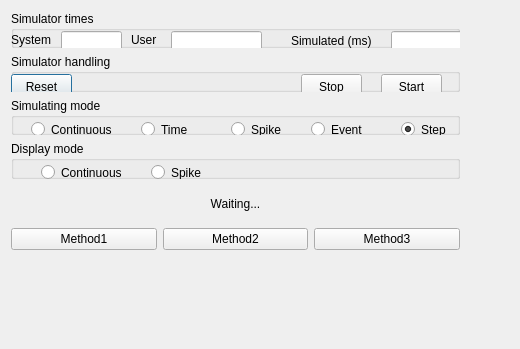
<?xml version="1.0" encoding="UTF-8"?>
<ui version="4.0">
 <class>SimulatorControlWindow</class>
 <widget class="QDialog" name="SimulatorControlWindow">
  <property name="geometry">
   <rect>
    <x>0</x>
    <y>0</y>
    <width>520</width>
    <height>349</height>
   </rect>
  </property>
  <property name="windowTitle">
   <string>Simulator dialog</string>
  </property>
  <widget class="QWidget" name="centralWidget">
   <property name="geometry">
    <rect>
     <x>0</x>
     <y>0</y>
     <width>471</width>
     <height>261</height>
    </rect>
   </property>
   <layout class="QVBoxLayout" name="verticalLayout">
    <item>
     <widget class="QGroupBox" name="SimulatorTimes">
      <property name="enabled">
       <bool>true</bool>
      </property>
      <property name="title">
       <string>Simulator times</string>
      </property>
      <widget class="QLineEdit" name="SimulatedTime">
       <property name="geometry">
        <rect>
         <x>380</x>
         <y>20</y>
         <width>81</width>
         <height>21</height>
        </rect>
       </property>
       <property name="minimumSize">
        <size>
         <width>81</width>
         <height>0</height>
        </size>
       </property>
      </widget>
      <widget class="QLabel" name="SimulatedTimeLabel">
       <property name="geometry">
        <rect>
         <x>280</x>
         <y>20</y>
         <width>101</width>
         <height>20</height>
        </rect>
       </property>
       <property name="text">
        <string>Simulated (ms)</string>
       </property>
      </widget>
      <widget class="QLabel" name="label_2">
       <property name="geometry">
        <rect>
         <x>120</x>
         <y>20</y>
         <width>67</width>
         <height>17</height>
        </rect>
       </property>
       <property name="text">
        <string>User</string>
       </property>
      </widget>
      <widget class="QLabel" name="label_3">
       <property name="geometry">
        <rect>
         <x>0</x>
         <y>20</y>
         <width>67</width>
         <height>17</height>
        </rect>
       </property>
       <property name="text">
        <string>System</string>
       </property>
      </widget>
      <widget class="QLineEdit" name="timeSystem">
       <property name="geometry">
        <rect>
         <x>50</x>
         <y>20</y>
         <width>61</width>
         <height>21</height>
        </rect>
       </property>
       <property name="minimumSize">
        <size>
         <width>61</width>
         <height>0</height>
        </size>
       </property>
      </widget>
      <widget class="QLineEdit" name="timeUser">
       <property name="geometry">
        <rect>
         <x>160</x>
         <y>20</y>
         <width>91</width>
         <height>21</height>
        </rect>
       </property>
       <property name="minimumSize">
        <size>
         <width>91</width>
         <height>0</height>
        </size>
       </property>
      </widget>
     </widget>
    </item>
    <item>
     <widget class="QGroupBox" name="Control">
      <property name="title">
       <string>Simulator handling</string>
      </property>
      <property name="flat">
       <bool>false</bool>
      </property>
      <widget class="QPushButton" name="resetButton">
       <property name="geometry">
        <rect>
         <x>0</x>
         <y>20</y>
         <width>61</width>
         <height>25</height>
        </rect>
       </property>
       <property name="text">
        <string>Reset</string>
       </property>
      </widget>
      <widget class="QPushButton" name="startButton">
       <property name="geometry">
        <rect>
         <x>370</x>
         <y>20</y>
         <width>61</width>
         <height>25</height>
        </rect>
       </property>
       <property name="text">
        <string>Start</string>
       </property>
      </widget>
      <widget class="QPushButton" name="stopButton">
       <property name="geometry">
        <rect>
         <x>290</x>
         <y>20</y>
         <width>61</width>
         <height>25</height>
        </rect>
       </property>
       <property name="text">
        <string>Stop</string>
       </property>
      </widget>
     </widget>
    </item>
    <item>
     <widget class="QGroupBox" name="Simulatingmode">
      <property name="title">
       <string>Simulating mode</string>
      </property>
      <property name="flat">
       <bool>true</bool>
      </property>
      <widget class="QRadioButton" name="continuousMode">
       <property name="geometry">
        <rect>
         <x>20</x>
         <y>20</y>
         <width>101</width>
         <height>23</height>
        </rect>
       </property>
       <property name="text">
        <string>Continuous</string>
       </property>
      </widget>
      <widget class="QRadioButton" name="spikeMode">
       <property name="geometry">
        <rect>
         <x>220</x>
         <y>20</y>
         <width>71</width>
         <height>23</height>
        </rect>
       </property>
       <property name="text">
        <string>Spike</string>
       </property>
      </widget>
      <widget class="QRadioButton" name="eventMode">
       <property name="geometry">
        <rect>
         <x>300</x>
         <y>20</y>
         <width>71</width>
         <height>23</height>
        </rect>
       </property>
       <property name="text">
        <string>Event</string>
       </property>
       <property name="checked">
        <bool>false</bool>
       </property>
      </widget>
      <widget class="QRadioButton" name="stepMode">
       <property name="geometry">
        <rect>
         <x>390</x>
         <y>20</y>
         <width>61</width>
         <height>23</height>
        </rect>
       </property>
       <property name="text">
        <string>Step</string>
       </property>
       <property name="checked">
        <bool>true</bool>
       </property>
      </widget>
      <widget class="QRadioButton" name="timeMode">
       <property name="geometry">
        <rect>
         <x>130</x>
         <y>20</y>
         <width>71</width>
         <height>23</height>
        </rect>
       </property>
       <property name="text">
        <string>Time</string>
       </property>
      </widget>
     </widget>
    </item>
    <item>
     <widget class="QGroupBox" name="displayModeBox">
      <property name="title">
       <string>Display mode</string>
      </property>
      <widget class="QRadioButton" name="displayContinuous">
       <property name="geometry">
        <rect>
         <x>30</x>
         <y>20</y>
         <width>112</width>
         <height>23</height>
        </rect>
       </property>
       <property name="text">
        <string>Continuous</string>
       </property>
      </widget>
      <widget class="QRadioButton" name="radioButton_2">
       <property name="geometry">
        <rect>
         <x>140</x>
         <y>20</y>
         <width>61</width>
         <height>23</height>
        </rect>
       </property>
       <property name="text">
        <string>Spike</string>
       </property>
      </widget>
     </widget>
    </item>
    <item>
     <widget class="QLabel" name="label">
      <property name="text">
       <string>Waiting...</string>
      </property>
      <property name="alignment">
       <set>Qt::AlignCenter</set>
      </property>
     </widget>
    </item>
    <item>
     <layout class="QHBoxLayout" name="horizontalLayout">
      <item>
       <widget class="QPushButton" name="method1Button">
        <property name="text">
         <string>Method1</string>
        </property>
        <property name="flat">
         <bool>false</bool>
        </property>
       </widget>
      </item>
      <item>
       <widget class="QPushButton" name="method2Button">
        <property name="text">
         <string>Method2</string>
        </property>
       </widget>
      </item>
      <item>
       <widget class="QPushButton" name="method3Button">
        <property name="text">
         <string>Method3</string>
        </property>
       </widget>
      </item>
     </layout>
    </item>
   </layout>
  </widget>
 </widget>
 <layoutdefault spacing="6" margin="11"/>
 <resources/>
 <connections/>
</ui>
